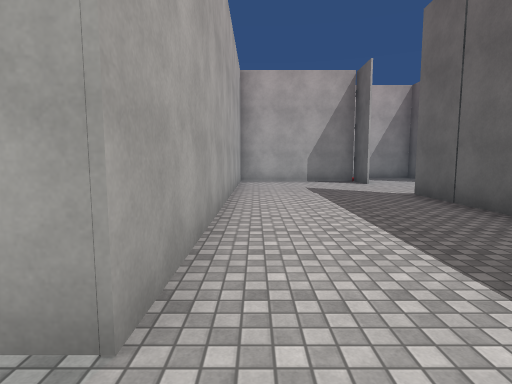
View 1 (above)

20 first-person views from a walk through a 3-D level made in the Unity game engine. The camera is 1.5 m above the floor, tilts 6° down and sees 80° across. The floor is counted in squares, 2 m on a side. Each view is taken from the middle of a square. On the plan, view 1 faces up. The plan holds only what a view shows up to about 10 squares ahead; the rest is blank. The place goes on beyond the plan. The player character is not drawn. Surface patterns are stand-ins for the level's own textures.

View 2
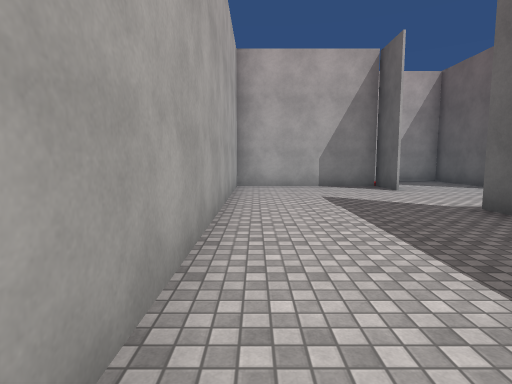

View 3
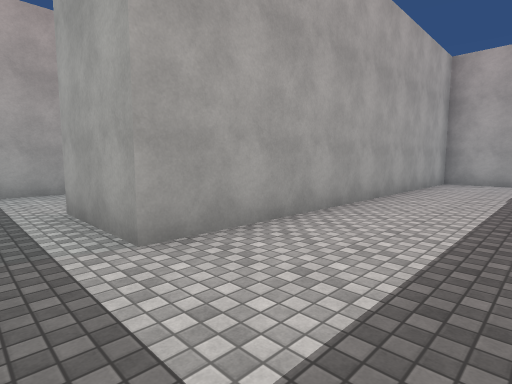

View 4
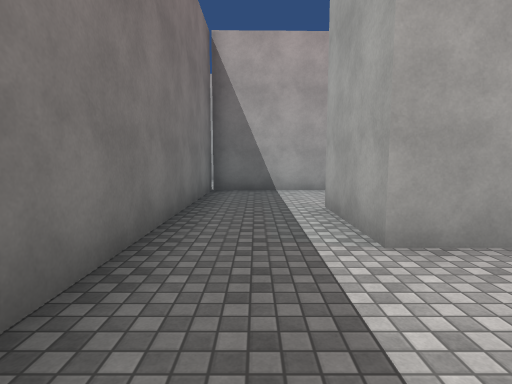

View 5
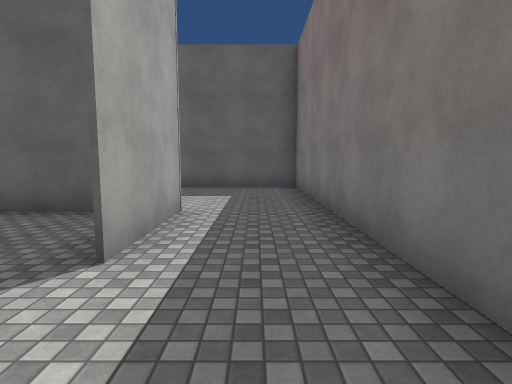

View 6
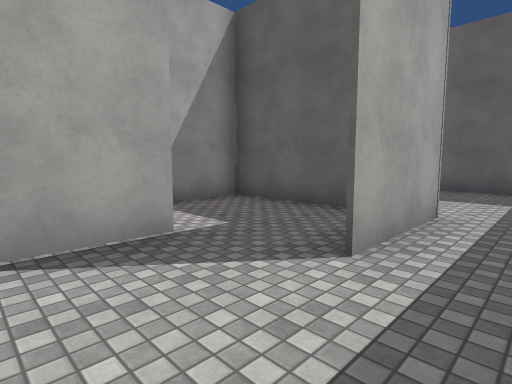

View 7
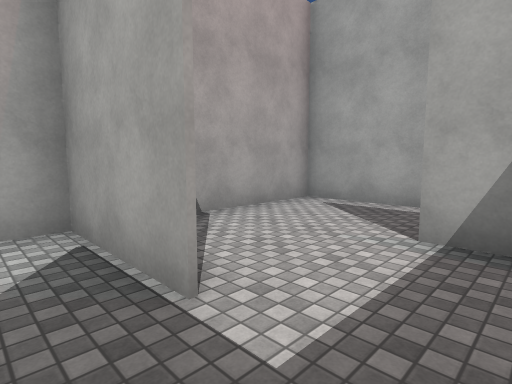

View 8
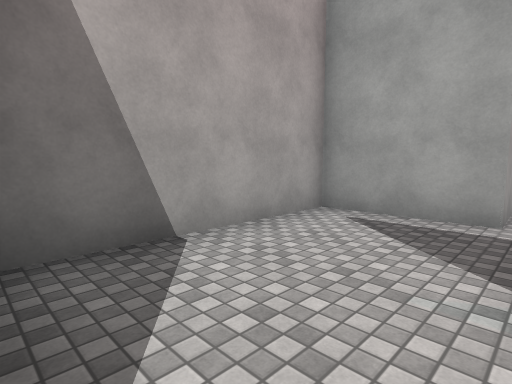

View 9
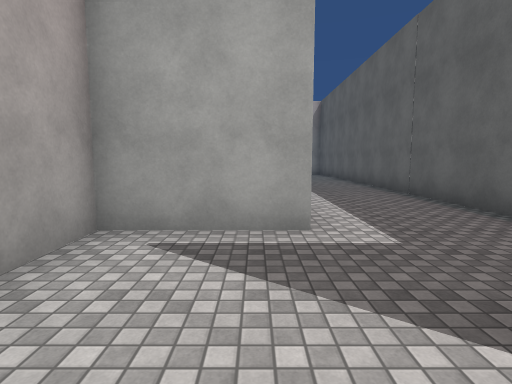

View 10
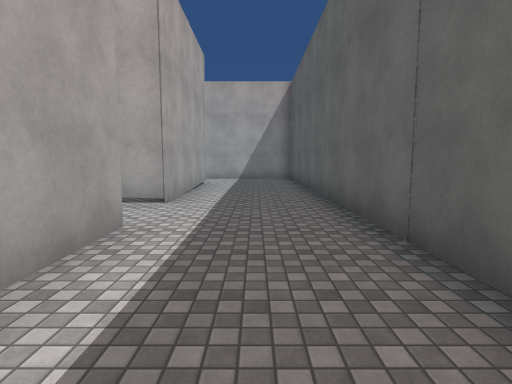

View 11
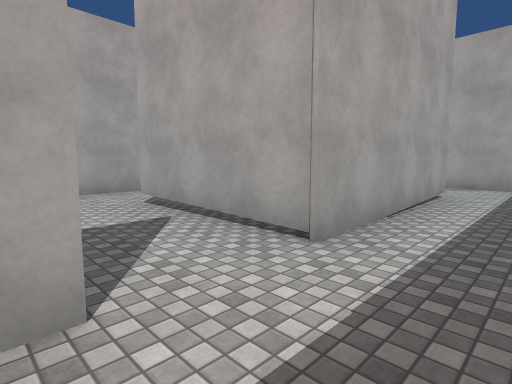

View 12
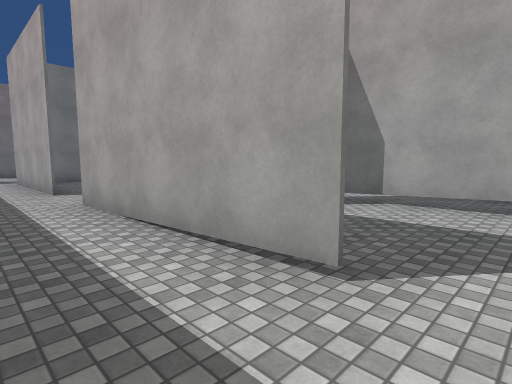

View 13
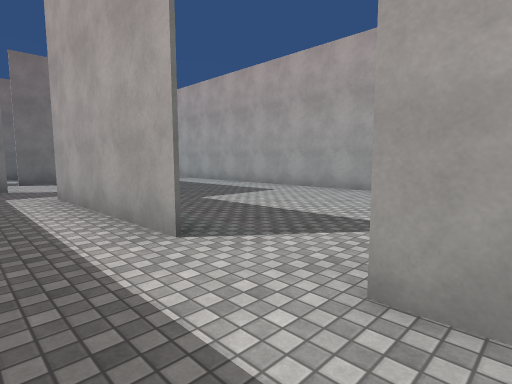

View 14
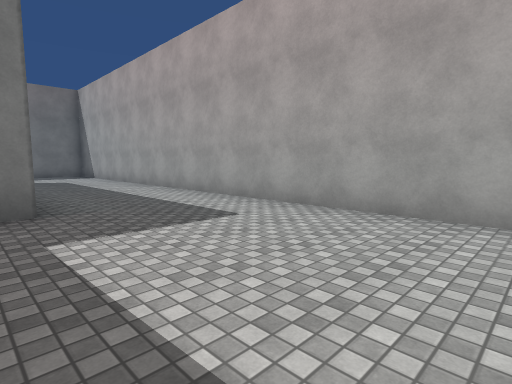

View 15
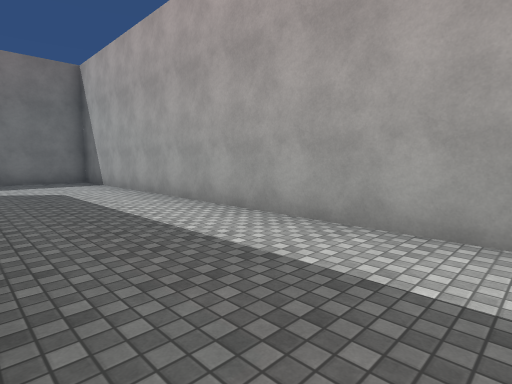

View 16
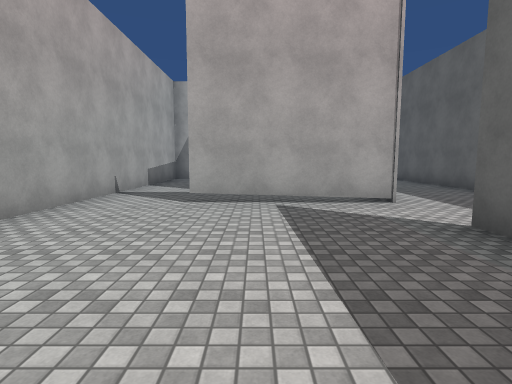

View 17
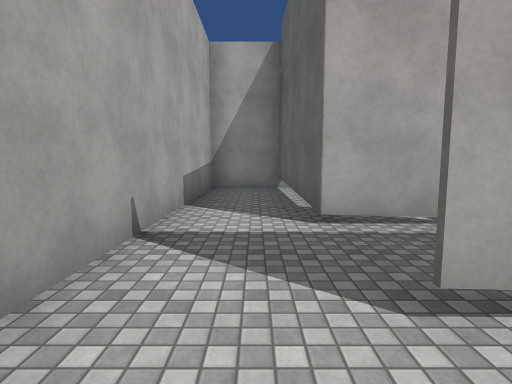

View 18
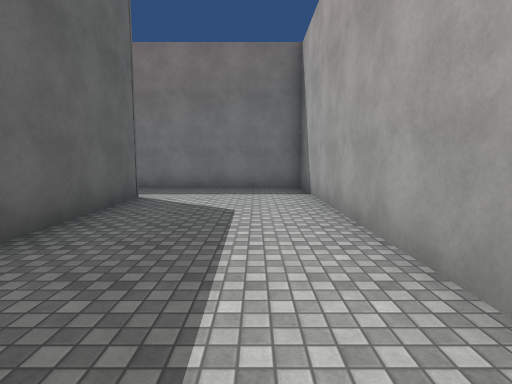

View 19
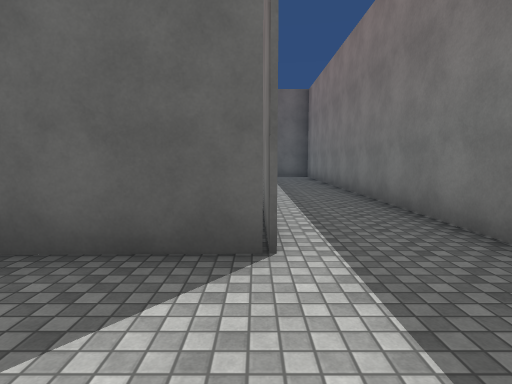

View 20
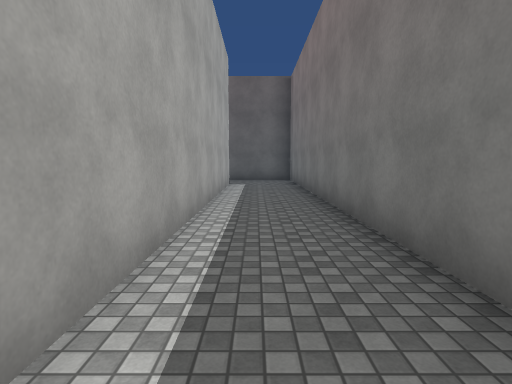

### Floor plan
Key: @ floor where view 1 was taken; # wall or solid block; . floor; T thing the floor can be seen under or through.
Columns run from 9 left of view 1 to 3 right of it. Each row starts with its distance up from view 1.
 19 #.#.....
 18 #.#..#..#
 17 #.#..#..#
 16 #.## #..#
 15 #... #..#
 14 #....T..#
 13 #.TTTT..#
 12 #.......#
 11 #....#..#####
 10 #....#..#...#
  9 #....##.#....
  8 #.....#.#....
  7 #..####.#....
  6 #..#....#...#
  5 #..#...##...#
  4 #..#....#...#
  3 #..###..#...#
  2 #..#....#...#
  1 #..#...##...#
  0 #..#.....@..#
 -1 #..##########
 -2 #............
 -3 #############

Positions as (right, up) in squares from view 1, and headings:
1: (0, 0), facing up
2: (0, 2), facing up
3: (2, 0), facing up-left
4: (2, 0), facing left
5: (-5, 0), facing right
6: (-5, 0), facing up-right
7: (-2, 2), facing up-left
8: (-3, 3), facing up-left
9: (-4, 4), facing up
10: (-2, 8), facing up
11: (-2, 11), facing up-left
12: (-2, 19), facing down-left
13: (-2, 14), facing down-left
14: (-5, 12), facing down-left
15: (-6, 8), facing down-left
16: (-6, 8), facing up
17: (-8, 12), facing up
18: (-8, 5), facing down
19: (-8, -1), facing right
20: (-6, -2), facing right
